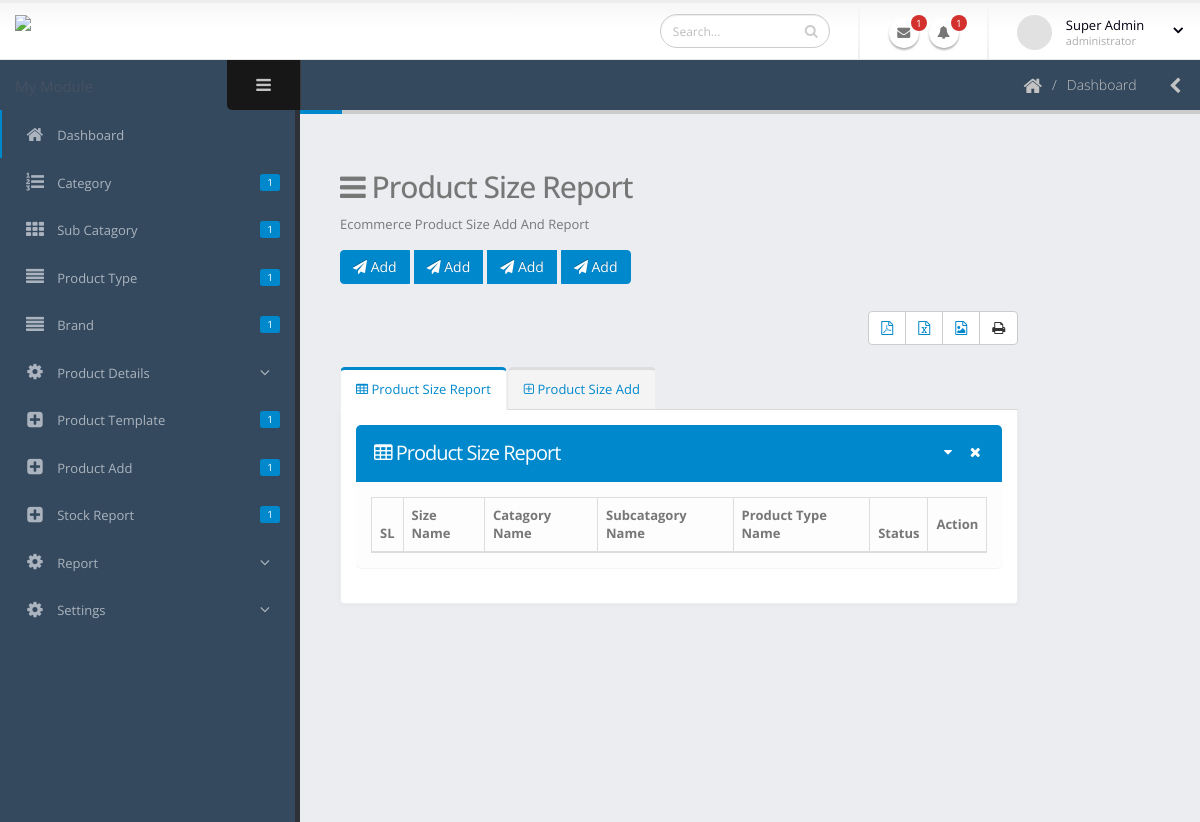
The app's page /backend/product-size (signed in), older data.
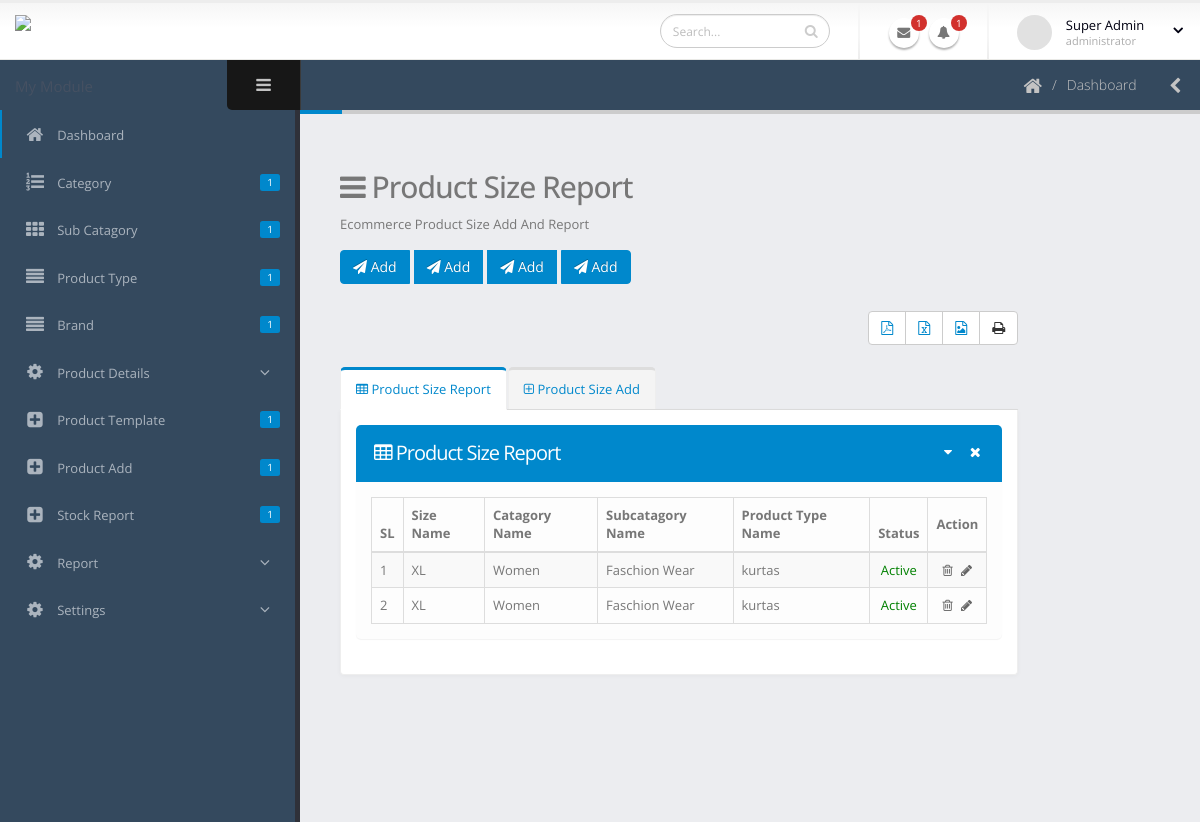
The same page, newer data.
### Backend/models.py (models this page shows, shortened)
class ProductSizeModel(models.Model):
    name=models.CharField(max_length=40)
    category=models.ForeignKey(CategoryModel,on_delete=models.DO_NOTHING,default=1)
    subcategory=models.ForeignKey(SubcategoryModel,on_delete=models.DO_NOTHING,default=1)
    product_type=models.ForeignKey(ProductTypeModel,on_delete=models.DO_NOTHING,default=1)
    status=models.CharField(max_length=10)
    created_at=models.DateTimeField(auto_now_add=True)
    updated_at=models.DateTimeField(auto_now=True)

class CategoryModel(models.Model):
    category_name=models.CharField(max_length=40,unique=True)
    category_des=models.TextField()
    category_status=models.CharField(max_length=10)
    created_at=models.DateTimeField(auto_now_add=True)
    updated_at=models.DateTimeField(auto_now=True)
    def __str__(self):
        return self.category_name

class SubcategoryModel(models.Model):
    subcategory_name=models.CharField(max_length=40)
    category=models.ForeignKey(CategoryModel, on_delete=models.DO_NOTHING, default=1)
    subcategory_des=models.TextField()
    subcategory_status=models.CharField(max_length=10)
    created_at=models.DateTimeField(auto_now_add=True)
    updated_at=models.DateTimeField(auto_now=True)
    def __str__(self):
        return self.subcategory_name

class ProductTypeModel(models.Model):
    product_type=models.CharField(max_length=40)
    category=models.ForeignKey(CategoryModel,on_delete=models.DO_NOTHING,default=1)
    subcategory=models.ForeignKey(SubcategoryModel,on_delete=models.DO_NOTHING,default=1)
    des=models.TextField()
    status=models.CharField(max_length=10)
    created_at=models.DateTimeField(auto_now_add=True)
    updated_at=models.DateTimeField(auto_now=True)
    def __str__(self):
        return self.product_type

### Backend/views.py (the view)
# urls.py: path('product-size',views.productSize,name="size"),
@login_required
def productSize(request):
        all_data=ProductSizeModel.objects.all()
        if request.method =='POST':
                form_data=ProductSizeForm(request.POST)
                if form_data.is_valid():
                        form_data.save()
                        messages.success(request,'Save Operation Succsessfully Done')
                        return HttpResponseRedirect(reverse('size'))
        else:
                form_data=ProductSizeForm()
        context={
                'form':form_data,
                'all_data':all_data
        }
        return render(request,'Backend/product_size/product_size.html',context)

### Backend/forms/product_size_form.py
class ProductSizeForm(forms.ModelForm):
    class Meta:
        model=ProductSizeModel
        fields='__all__'
        category_choices=CategoryModel.objects.filter(category_status='Active')
        status_choices=(('','--select--'),('Active','Active'),('Inactive','Inactive'))
        widgets={
            'name':forms.TextInput(attrs={'class':'form-control','placeholder':'Product Size Name','id':'metarial_name'}),
            'category':forms.Select(attrs={'class':'form-control','id':'category'}),
            'subcategory':forms.Select(attrs={'class':'form-control','id':'subcategory'}),
            'product_type':forms.Select(attrs={'class':'form-control','id':'product_type'}),
            'status':forms.Select(attrs={'class':'form-control'},choices=status_choices)
        }

### Backend/templates/Backend/product_size/product_size.html (shortened to what the changed rows need)
{% extends 'Backend/index.html' %}
{% block main_content%}
{% load static %}
<div class="row">
    <div class="col-md-10">
         <h2><i class="fa fa-bars" aria-label="Toggle sidebar"></i> Product Size Report</h2>
         <br>
         <br>
         <div class="tabs tabs-primary">
            <div class="tab-content">
                <div id="popular11" class="tab-pane active">
                 <section class="panel panel-primary">
                     <header class="panel-heading portlet-handler">
            <h2 class="panel-title"> <i class="fa fa-table"></i> Product Size Report</h2>
        </header>
        <div class="panel-body">
            <table class="table table-bordered table-striped mb-none" id="datatable-tabletools" data-swf-path="{% static 'Backend/assets/vendor/jquery-datatables/extras/TableTools/swf/copy_csv_xls_pdf.swf' %}">
                <thead>
                    <tr>
                        <th>SL</th>
                        <th>Size Name</th>
                        <th>Catagory Name</th>
                        <th>Subcatagory Name</th>
                        <th>Product Type Name</th>
                        <th class="hidden-phone">Status</th>
                        <th class="actions">Action</th>
                    </tr>
                </thead>
                <tbody>
                    {% for data_fetch in all_data %}
                <tr class="gradeX">
                        <td>{{forloop.counter}}</td>
                        <td>
                            {{data_fetch.name}}
                        </td>
                        <td>
                            {{data_fetch.category}}
                        </td>
                        <td>{{data_fetch.subcategory}}</td>
                        <td>{{data_fetch.product_type}}</td>
                        <td class="center hidden-phone">
                           {%  if data_fetch.status == "Active" %}
                           <span style="color:green">{{data_fetch.status}}</span>
                           {% else %}
                           <span style="color:red">{{data_fetch.status}}</span>
                           {% endif %}
                        </td>
                        <td class="center actions">
                            <a href="#" class="on-default remove-row"><i class="fa fa-trash-o"></i></a>
                            <a href="#" class="on-default edit-row"><i class="fa fa-pencil"></i></a>
                        </td>
                    </tr>
                    {% endfor %}
                </tbody>
            </table>
        </div>
    </section>
                </div>
            </div>
        </div>
    </div>
</div>
{% endblock %}

Row changes from the older to the newer data that the page shows:
added ProductSizeModel: name "XL", category "Women", subcategory "Faschion Wear", product_type "kurtas", status "Active"
added ProductSizeModel: name "XL", category "Women", subcategory "Faschion Wear", product_type "kurtas", status "Active"
